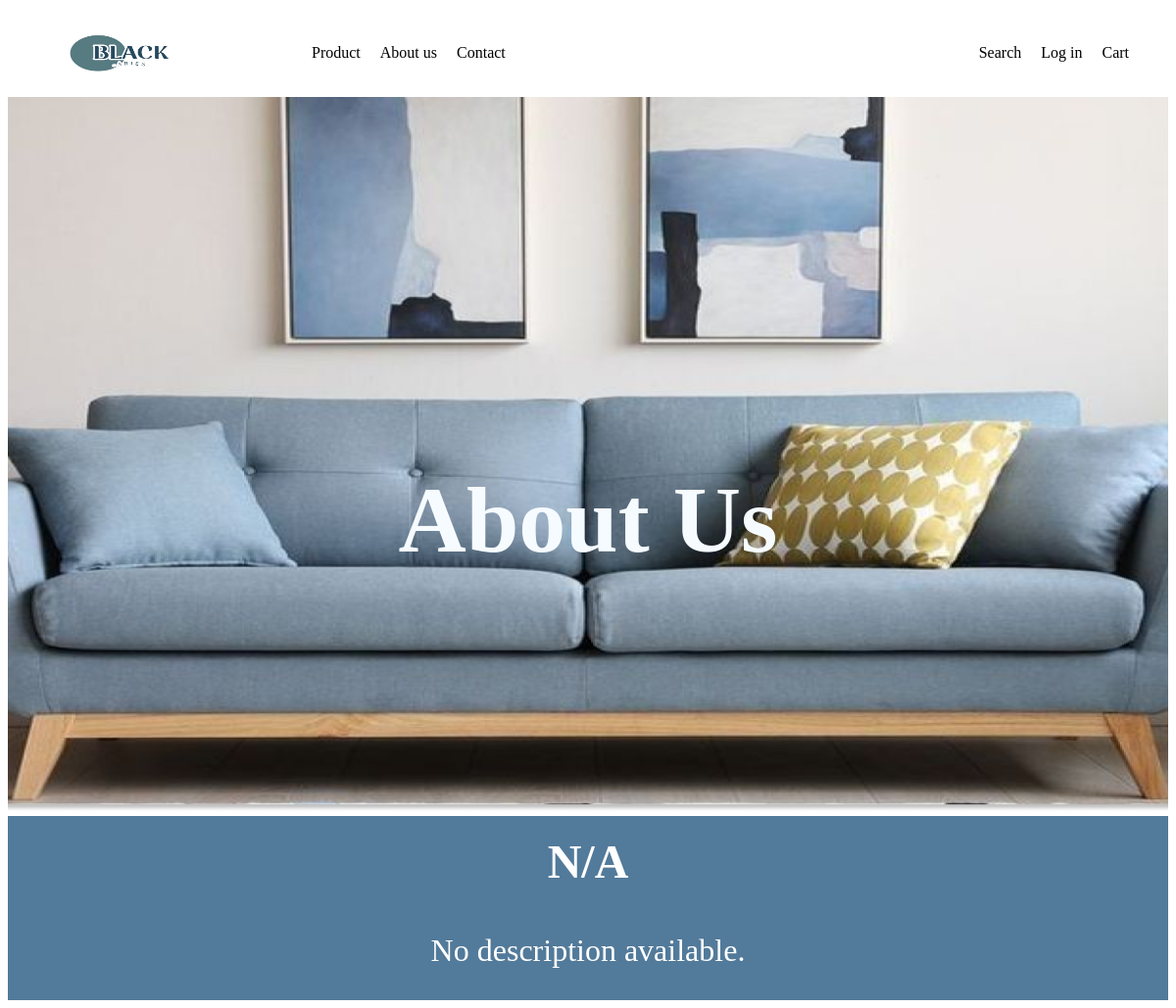
The page /HomeController/aboutUs on the database as committed earlier.
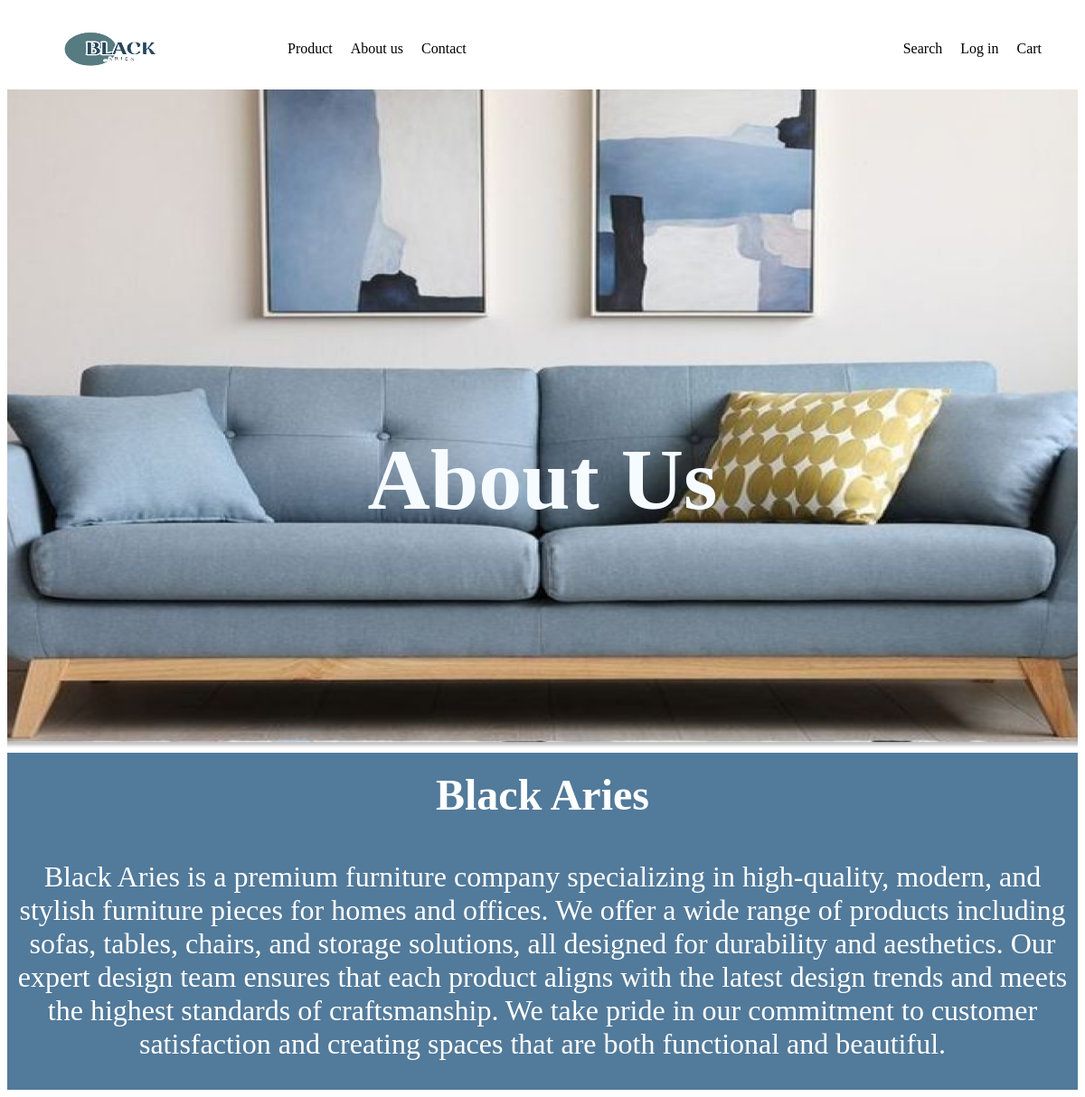
The same page on the database as committed later.
### tables this page shows
CREATE TABLE Bussiness (
   Bussiness_id INT PRIMARY KEY DEFAULT 1,
   bussiness_name VARCHAR(50) NOT NULL,
   description TEXT,
   address VARCHAR(255),
   contact_number VARCHAR(15),
   email VARCHAR(100),
   logo VARCHAR(135),
   image VARCHAR(135));

### MVC/core/Controller.php (called while the page is built, shortened)
<?php
class Controller {
    static public function model($model) {
        $list=explode('/',$model);
        return new $page();
    }
    static public function view($view, $data = []) {
        require_once __DIR__ . "/../views/" . $view . ".php";
    }
}
?>

### MVC/Controllers/HomeController.php (called while the page is built, shortened)
<?php
class HomeController extends Controller {
    static function aboutUs() {
        $model = self::model("HomeModel");
        $businessData = $model->getInformationAboutUs();
        if (!empty($businessData) && isset($businessData[0])) {
            $business = $businessData[0];
            $businessName = $business['bussiness_name'];
            $description = $business['description'];
            $address = $business['address'];
            $contactNumber = $business['contact_number'];
            $email = $business['email'];
            $logo = $business['logo'];
            $image = $business['image'];
        } else {
            $businessName = "N/A";
            $description = "No description available.";
            $address = "No address available.";
            $contactNumber = "No contact number.";
            $email = "No email provided.";
            $logo = "default_logo.png";
            $image = "default_image.png";
        }
        self::view("Pages/HomeViews/AboutUsPage", [
            "businessName" => $businessName,
            "description" => $description,
            "address" => $address,
            "contactNumber" => $contactNumber,
            "email" => $email,
            "logo" => $logo,
            "image" => $image,
        ]);
    }
}
?>

### MVC/core/App.php (called while the page is built, shortened)
<?php
    class App {
        protected $action = "index";
        function __construct() {
           $arr = $this->UrlProcess();
        $this->controller = new $this->controller;
        if(isset($arr[1])  ) {
            if(method_exists($this->controller, $arr[1])) {
                $this->action = $arr[1];
            }
            unset($arr[1]);
        }
        $this->params = $arr?array_values($arr):[];
        call_user_func_array([$this->controller, $this->action], $this->params);
        }
        function UrlProcess () {
            if (isset($_GET["url"])) {
                return explode("/",filter_var(trim($_GET["url"], "/")));
            }
        }
    }
?>

### index.php (called while the page is built, shortened)
<?php
    $myApp = new App();
?>

### MVC/core/Database.php (called while the page is built, shortened)
<?php
class Database extends PDO {
    public function __construct($connect, $user, $pass) {
        $this->insertAdmin();
    }
    public function select($sql,$data = array(), $fetchStyle = PDO::FETCH_ASSOC) {
        $statement = $this->prepare($sql);
        $statement->execute();
        return $statement->fetchAll($fetchStyle);
    }
    public function insertAdmin(){
        $checkSql = "SELECT * FROM Users WHERE username = 'Admin123' AND role = 1";
        $checkStmt = $this->prepare($checkSql);
        $checkStmt->execute();
        $existingUser = $checkStmt->fetch(PDO::FETCH_ASSOC);
        if ($existingUser) {
        } else {
            $password= password_hash("adminblack",PASSWORD_DEFAULT);
            $sql = 'INSERT into Users (fullname, date_of_birth, phone, email, username, password, avatar, role, address)
            values( "Phạm Thành Công","2003-01-01","0923333123","nguyenthong0855@gmail.com","Admin123","'.$password.'","123.png",1,"Đà Nẵng");';
            $stmt = $this->prepare($sql);
            $stmt->execute();
        }
    }
 }

### MVC/Models/HomeModel.php (called while the page is built, shortened)
<?php
    class HomeModel extends DModel {
        public function __construct() {
            parent::__construct();
        }
        public function getInformationAboutUs() {
            $sql = "select * from Bussiness";
            return $this->db->select($sql);
        }
    }
?>

### MVC/core/DModel.php (called while the page is built, shortened)
<?php
class DModel
{
    public function __construct()
    {
        $connect = 'mysql:dbname=Black_Aries; host=localhost; charset=utf8';
        $user = 'root';
        $pass = 'worldforme';
        $this->db = new Database($connect, $user, $pass);
    }
}

### MVC/Views/pages/HomeViews/AboutUsPage.php (the view, shortened to what this page needs)
<!DOCTYPE html>
<html lang="en">
<head>
    <link rel="stylesheet" type="text/css" href="http://localhost/Black-Aries-Project/public/css/AboutUs.css">
</head>
<body>
    <div class="container">
        <?php include_once 'MVC/Views/Components/Header.php'; ?>
        <div class="banner">
            <img src="http://localhost/Black-Aries-Project/public/images/aboutus.png" alt="Banner">
            <h1 class="title">About Us</h1>
        </div>
        <div class="information-business">
            <h2><?php echo htmlspecialchars($data['businessName']); ?></h2>
            <p><?php echo nl2br(htmlspecialchars($data['description'])); ?></p>
        </div>
    </div>
</body>
</html>

### MVC/Views/components/header.php (shortened to what this page needs)
<header>
    <div class="header-logo">
        <a href="http://localhost/Black-Aries-Project/HomeController">
            <div class="header-logo-icon"><img src="http://localhost/Black-Aries-Project/public/images/logo_shop-removebg-preview.png" alt="Logo web"></div>
        </a>
        <div class="header-logo-navigation">
            <ul>
                <li><a href="#">Product</a></li>
                <li><a href="http://localhost/Black-Aries-Project/HomeController/aboutUs">About us</a></li>
                <li><a href="#">Contact</a></li>
            </ul>
        </div>
    </div>
    <div class="header-user">
        <ul>
        <li class="header-search">
                <span id="h-search"><i class="fas fa-search icon"></i> Search</span>
            </li>
            <?php
                if(isset($_SESSION['userIDB'])) :
            ?>
            <li><a href="http://localhost/Black-Aries-Project/UserController/profile"><i class="fas fa-user icon"></i>Profile</a></li>
            <?php else : ?>
            <li><a href="http://localhost/Black-Aries-Project/UserController/login"><i class="fas fa-user icon"></i>Log in</a></li>
            <?php endif ; ?>
            <li><a href="http://localhost/Black-Aries-Project/OrderController/cart"><i class="fas fa-shopping-cart icon"></i>Cart</a></li>
        </ul>
    </div>
</header>

### public/css/AboutUs.css (style rules this page uses)
.container { height: auto; }
.banner { width: 100%; height: auto; position: relative; }
.banner img { width: 100%; height: 730px; object-fit: cover; }
.banner .title { color:#f6fbff; font-size: 96px; position: absolute; top: 50%; left: 50%; transform: translate(-50%, -50%); text-align: center; }
.information-business { display: flex; flex-direction: column; gap: 13px; text-align: center; align-items: center; background-color: #527A9A; color: #fff; }
.information-business h2 { font-size: 48px; margin: 0; padding-top: 19px; }
.information-business p { font-size: 32px; }

### MVC/Views/components/header.php (style rules this page uses)
* { box-sizing:border-box; }
a { text-decoration:none; color:black; }
header { background:white; padding:5px 20px; display:flex; align-items:center; justify-content:space-between; position:sticky; top:0; width:100%; z-index:1000; }
.header-logo { display:flex; align-items:center; margin-left:10px; }
.header-logo-icon { width:180px; height:81px; }
.header-logo-icon img { height:100%; width: 100%; }
.header-logo-navigation { margin-left:60px; }
.header-logo-navigation ul, .header-user ul { display:flex; list-style: none; }
.header-logo-navigation ul li, .header-user ul li { margin-right:20px; }
.header-search { position: relative; }

Rows that differ between the two databases and show on the page:
added bussiness: bussiness_name "Black Aries", description "Black Aries is a premium furniture company specializing in high-quality, modern, and stylish furniture pieces for homes and offices. We offer a wide range of products including sofas, tables, chairs, and storage solutions, all designed for durability and aesthetics. Our expert design team ensures that each product aligns with the latest design trends and meets the highest standards of craftsmanship. We take pride in our commitment to customer satisfaction and creating spaces that are both functional and beautiful."
Other text that changed with them:
$data['businessName']: "N/A" → (not shown)
$data['description']: "No description available." → (not shown)
